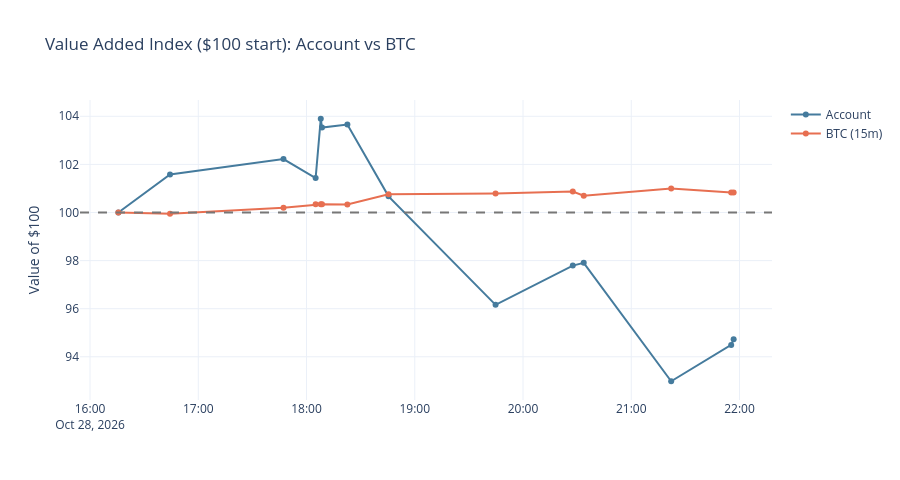
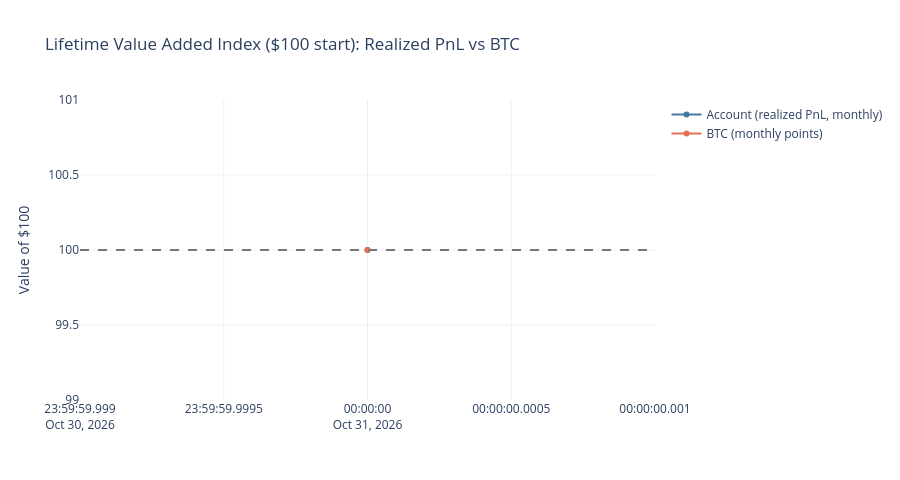

The notebook cell saved with these charts, in order:
### Markdown cell above
## Account vs BTC

Shows the intraday live-snapshot index and monthly lifetime realized-PnL reconstruction.

### Code cell
analytics.show_account_vs_btc()

### Figure 1 — Plotly figure (JSON) as saved in the notebook; plotly's stock layout.template omitted (floating-point values rounded to 4 significant figures)
{"data": [{"line": {"color": "#457b9d"}, "name": "Account", "type": "scatter", "x": ["2026-10-28T16:15:41.813044000", "2026-10-28T16:44:20.426073000", "2026-10-28T17:47:13.423517000", "2026-10-28T18:05:03.492931000", "2026-10-28T18:07:54.136290000", "2026-10-28T18:08:34.559822000", "2026-10-28T18:22:38.498823000", "2026-10-28T18:45:28.238498000", "2026-10-28T19:44:47.562137000", "2026-10-28T20:27:35.884881000", "2026-10-28T20:33:39.544710000", "2026-10-28T21:22:07.813451000", "2026-10-28T21:55:24.051034000", "2026-10-28T21:56:45.747610000"], "y": [100.0, 101.6, 102.2, 101.4, 103.9, 103.5, 103.7, 100.7, 96.16, 97.79, 97.91, 92.98, 94.49, 94.73]}, {"line": {"color": "#e76f51"}, "name": "BTC (15m)", "type": "scatter", "x": ["2026-10-28T16:15:41.813044000", "2026-10-28T16:44:20.426073000", "2026-10-28T17:47:13.423517000", "2026-10-28T18:05:03.492931000", "2026-10-28T18:07:54.136290000", "2026-10-28T18:08:34.559822000", "2026-10-28T18:22:38.498823000", "2026-10-28T18:45:28.238498000", "2026-10-28T19:44:47.562137000", "2026-10-28T20:27:35.884881000", "2026-10-28T20:33:39.544710000", "2026-10-28T21:22:07.813451000", "2026-10-28T21:55:24.051034000", "2026-10-28T21:56:45.747610000"], "y": [100.0, 99.95, 100.2, 100.3, 100.3, 100.3, 100.3, 100.8, 100.8, 100.9, 100.7, 101.0, 100.8, 100.8]}], "layout": {"height": 480, "hovermode": "x unified", "shapes": [{"line": {"color": "#777", "dash": "dash"}, "type": "line", "x0": 0, "x1": 1, "xref": "x domain", "y0": 100, "y1": 100, "yref": "y"}], "title": {"text": "Value Added Index ($100 start): Account vs BTC"}, "yaxis": {"title": {"text": "Value of $100"}}}}

### Figure 2 — Plotly figure (JSON) as saved in the notebook; plotly's stock layout.template omitted (floating-point values rounded to 4 significant figures)
{"data": [{"line": {"color": "#457b9d"}, "name": "Account (realized PnL, monthly)", "type": "scatter", "x": ["2026-10-31T00:00:00.000000000"], "y": [100.0]}, {"line": {"color": "#e76f51"}, "name": "BTC (monthly points)", "type": "scatter", "x": ["2026-10-31T00:00:00.000000000"], "y": [100.0]}], "layout": {"height": 480, "hovermode": "x unified", "shapes": [{"line": {"color": "#777", "dash": "dash"}, "type": "line", "x0": 0, "x1": 1, "xref": "x domain", "y0": 100, "y1": 100, "yref": "y"}], "title": {"text": "Lifetime Value Added Index ($100 start): Realized PnL vs BTC"}, "yaxis": {"title": {"text": "Value of $100"}}}}
